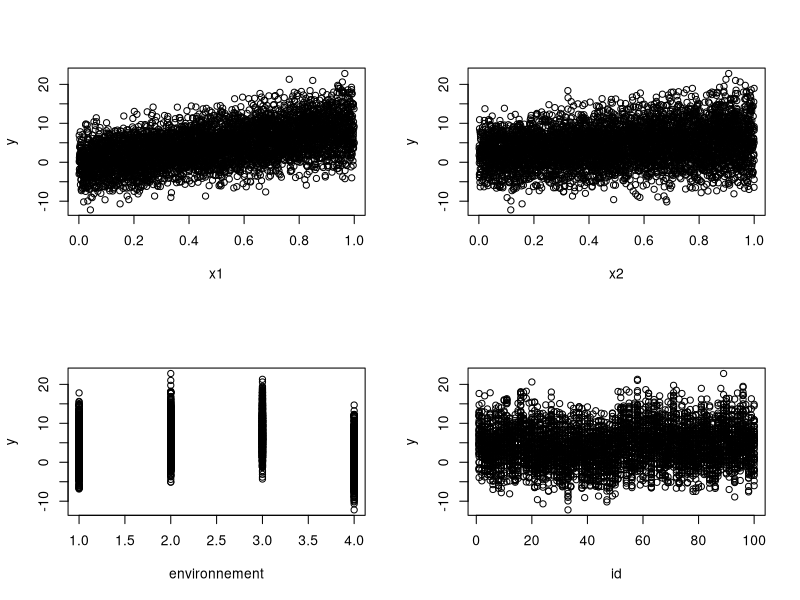
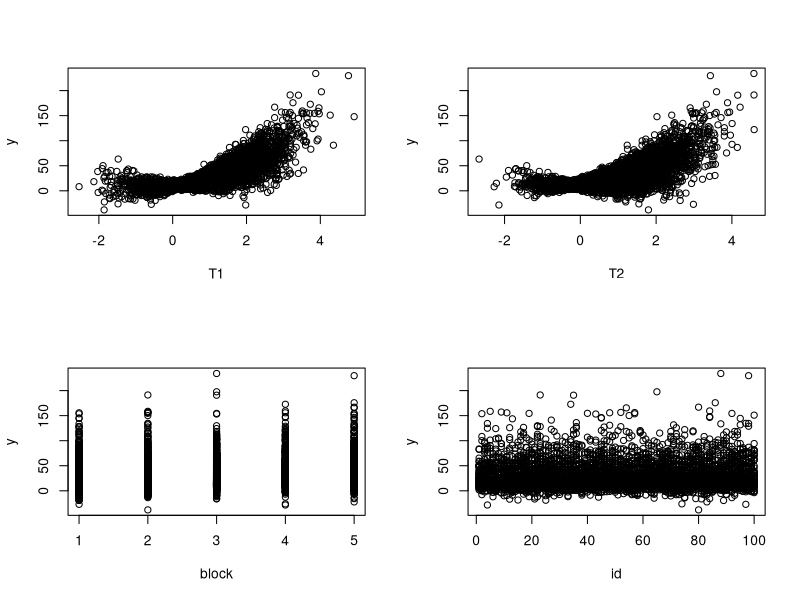

Generate these figures, in order, with R:
# ====================================================================
# Simulate data to use in subsequent scripts and mixed model analyses
# ====================================================================

set.seed(1234)

# Creation du nombre d individu et du nombre de mesure repetee.
nobs = 50
nind = 100

# Creation du nombre d individu et du nombre de mesure repetee.

nlevels <- 4
levels.cat <- rnorm(n = nlevels, mean = 0, sd = 2)

indbt <- rnorm(n = nind, mean = 0, sd = 2)
id <- rep(1:nind, each = nobs)

# Creation du categorical variable

categorique <- sample(x = 1:4, size = nobs*nind, replace = TRUE)

table.cat <- data.frame(categorique = 1:4, val = levels.cat)

#creation of  x1 and x2, two variable with min of 0, max of 1 and variable values
x1 <- runif(min = 0, max = 1, n = nobs*nind)
x2 <- runif(min = 0, max = 1, n = nobs*nind)


# Creation of the response variable y via equation
    # here intercept, 
        #coef of partial regression of x1, x2 and its interactions, 
        #random effect, 
        #categorical variable
        #residual
y <- 2 + x1*3 + x2*(-2) + 12.5*x1*x2 + rep(indbt, each = nobs) + table.cat$val[match(categorique, table.cat$categorique)] + rnorm(sd = 2, n = nobs*nind)


# Create the simulated dataset
data <- data.frame(cbind(id, environnement = categorique, x1, x2, y))

# Check the dataset
head(data)
summary(data)

# Check the dataset via plots
par(mfrow=c(2,2))
plot(y~x1, data)
plot(y~x2, data)
plot(y~environnement, data)
plot(y~id, data)


# Check the dataset via model
model<-lm(y~x1+x2+x1:x2+environnement, data=data)
summary(model) 
#
library(lme4)
model<-lmer(y~x1+x2+x1:x2+environnement+(1|id), data=data)
summary(model) 





######################################################################
# ====================================================================
# Other way to simulate a data with specific covariance between variables 
# but not repeted measurement 
# ====================================================================

# Loading package 
library(MASS)

# Creation du nombre d individu et du nombre de mesure repetee.
nobs = 50
nind = 100

# Creation du nombre d individu et du nombre de mesure repetee.

indbt <- rnorm(n = nind, mean = 0, sd = 2)
id <- rep(1:nind, each = nobs)

# Creation du vector des moyennes de T1 et T2
temp_mn<-c(1,1)  

# Creation de la matrix T1-T2, avec var =1 and cov = 0.5 
temp_var<-as.matrix(cbind(c(1,0.5), c(0.5,1)))

# Creation du dataset 'trait' avec les deux variables : 
    #utilisation de la fct mvrnorm (multivariable normal distribution), 
            #n= nb of sample , 
            #mu= vector of mean variables, 
            #sigma= cov matrix, 
            #empirical = T not the pop level values)
traits<-as.data.frame(mvrnorm(n= nobs*nind,mu=temp_mn,Sigma=temp_var,empirical=FALSE))
colnames(traits)<-c("T1", "T2")

# Check la covariance entre les deux traits
cov(traits[,1:2])

# Creation de la variable categorie 'block' avec 5 niveaux
traits$block<-rep(1:5,1000)

# Generate les residuals pour l'equation 
temp_res<-rnorm(n=nobs*nind, mean=0, sd=1) 

# Fusion des datasets id, traits and residual 
traits<-cbind(id,traits, temp_res)    

# Creation de la reponse variable  
y <- 2 + traits$T1*3 + traits$T2*(-2) + 12.5*traits$T1*traits$T2 + rep(indbt, each = nobs) + traits$block*3 + traits$temp_res

# Fusion de la reponse variable et des autre variables pour creer la dataset simule data2
data2<-cbind(y,traits[,1:4])

# Check the dataset data2
head(data2)
summary(data2)

# Check the dataset via plots
par(mfrow=c(2,2))
plot(y~T1, data2)
plot(y~T2, data2)
plot(y~block, data2)
plot(y~id, data2)

# Check the dataset via model
model<-lm(y~T1+T2+T1:T2+block, data=data2)
summary(model) 
#
library(lme4)
model<-lmer(y~T1+T2+T1:T2+block+(1|id), data=data2)
summary(model) 

######################################################################



